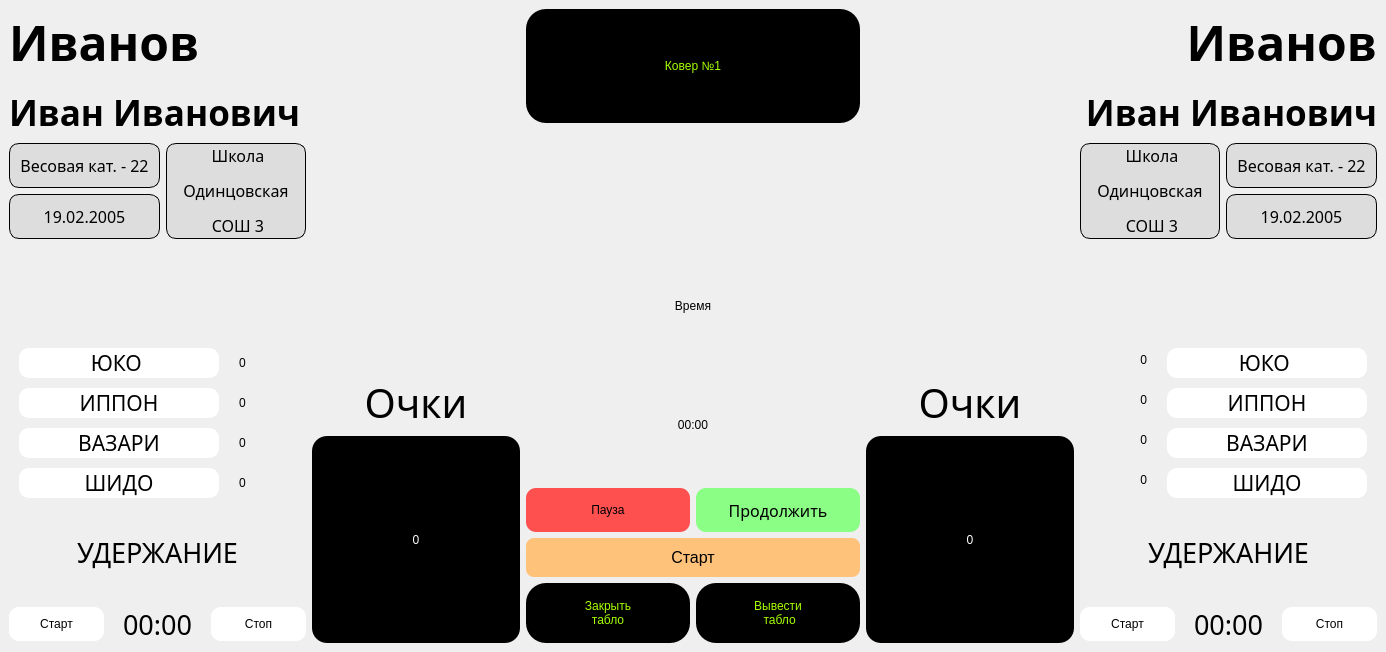
<?xml version="1.0" encoding="UTF-8"?>
<ui version="4.0">
 <class>MainWindow</class>
 <widget class="QMainWindow" name="MainWindow">
  <property name="geometry">
   <rect>
    <x>0</x>
    <y>0</y>
    <width>1386</width>
    <height>652</height>
   </rect>
  </property>
  <property name="windowTitle">
   <string>MainWindow</string>
  </property>
  <property name="styleSheet">
   <string notr="true"/>
  </property>
  <widget class="QWidget" name="centralwidget">
   <layout class="QHBoxLayout" name="horizontalLayout_3">
    <item>
     <layout class="QVBoxLayout" name="verticalLayout_2">
      <item>
       <widget class="QLabel" name="label_full_name_left">
        <property name="font">
         <font>
          <family>Dubai Medium</family>
          <pointsize>30</pointsize>
          <weight>7</weight>
          <italic>false</italic>
          <bold>false</bold>
         </font>
        </property>
        <property name="styleSheet">
         <string notr="true">
	font: 57 30pt &quot;Dubai Medium&quot;;
</string>
        </property>
        <property name="text">
         <string>&lt;html&gt;&lt;head/&gt;&lt;body&gt;&lt;p&gt;&lt;span style=&quot; font-size:36pt; font-weight:600;&quot;&gt;Иванов&lt;/span&gt;&lt;/p&gt;&lt;p&gt;&lt;span style=&quot; font-size:26pt; font-weight:600;&quot;&gt;Иван Иванович&lt;/span&gt;&lt;/p&gt;&lt;/body&gt;&lt;/html&gt;</string>
        </property>
        <property name="alignment">
         <set>Qt::AlignLeading|Qt::AlignLeft|Qt::AlignVCenter</set>
        </property>
       </widget>
      </item>
      <item>
       <layout class="QHBoxLayout" name="horizontalLayout_2">
        <item>
         <layout class="QVBoxLayout" name="verticalLayout_3">
          <item>
           <widget class="QLabel" name="label_weight_category_left">
            <property name="font">
             <font>
              <family>Dubai Medium</family>
              <pointsize>12</pointsize>
              <weight>7</weight>
              <italic>false</italic>
              <bold>false</bold>
             </font>
            </property>
            <property name="styleSheet">
             <string notr="true">background-color: rgb(221, 221, 221);
font: 57 12pt &quot;Dubai Medium&quot;;

border-radius: 10px;
border: 1px solid black;

padding-right: 10px;
padding-left: 10px;</string>
            </property>
            <property name="text">
             <string>Весовая кат. - 22</string>
            </property>
            <property name="alignment">
             <set>Qt::AlignCenter</set>
            </property>
           </widget>
          </item>
          <item>
           <widget class="QLabel" name="label_date_of_birth_left">
            <property name="font">
             <font>
              <family>Dubai Medium</family>
              <pointsize>12</pointsize>
              <weight>7</weight>
              <italic>false</italic>
              <bold>false</bold>
             </font>
            </property>
            <property name="styleSheet">
             <string notr="true">background-color: rgb(221, 221, 221);
font: 57 12pt &quot;Dubai Medium&quot;;

border-radius: 10px;
border: 1px solid black;</string>
            </property>
            <property name="text">
             <string>19.02.2005</string>
            </property>
            <property name="alignment">
             <set>Qt::AlignCenter</set>
            </property>
           </widget>
          </item>
         </layout>
        </item>
        <item>
         <widget class="QLabel" name="label_team_left">
          <property name="font">
           <font>
            <family>Dubai Medium</family>
            <pointsize>12</pointsize>
            <weight>7</weight>
            <italic>false</italic>
            <bold>false</bold>
           </font>
          </property>
          <property name="styleSheet">
           <string notr="true">background-color: rgb(221, 221, 221);
font: 57 12pt &quot;Dubai Medium&quot;;

border-radius: 10px;
border: 1px solid black;

padding-right: 10px;
padding-left: 10px;</string>
          </property>
          <property name="text">
           <string>&lt;html&gt;&lt;head/&gt;&lt;body&gt;&lt;p align=&quot;center&quot;&gt;Школа&lt;/p&gt;&lt;p align=&quot;center&quot;&gt;Одинцовская &lt;/p&gt;&lt;p align=&quot;center&quot;&gt;СОШ 3&lt;/p&gt;&lt;/body&gt;&lt;/html&gt;</string>
          </property>
         </widget>
        </item>
       </layout>
      </item>
      <item>
       <widget class="QLabel" name="label_pass_left">
        <property name="text">
         <string/>
        </property>
       </widget>
      </item>
      <item>
       <layout class="QFormLayout" name="formLayout">
        <property name="horizontalSpacing">
         <number>20</number>
        </property>
        <property name="verticalSpacing">
         <number>10</number>
        </property>
        <property name="leftMargin">
         <number>10</number>
        </property>
        <property name="rightMargin">
         <number>10</number>
        </property>
        <item row="1" column="0">
         <widget class="QPushButton" name="pushButton_YKO_left">
          <property name="font">
           <font>
            <family>Sitka Heading Semibold</family>
            <pointsize>16</pointsize>
            <weight>7</weight>
            <italic>false</italic>
            <bold>false</bold>
           </font>
          </property>
          <property name="styleSheet">
           <string notr="true">QPushButton {
	
	
	background-color: rgb(255, 255, 255);
	
	font: 63 16pt &quot;Sitka Heading Semibold&quot;;

	border-radius: 10px;
	
	border-color: rgb(0, 0, 0);
	
	width: 200px;
}

QPushButton:hover {
	background-color: rgb(217, 217, 217);
}

</string>
          </property>
          <property name="text">
           <string>ЮКО </string>
          </property>
         </widget>
        </item>
        <item row="1" column="1">
         <widget class="QLabel" name="label_IPPON_score_left">
          <property name="styleSheet">
           <string notr="true">

font: 63 20pt &quot;Sitka Heading Semibold&quot;;</string>
          </property>
          <property name="text">
           <string>0</string>
          </property>
          <property name="alignment">
           <set>Qt::AlignLeading|Qt::AlignLeft|Qt::AlignVCenter</set>
          </property>
         </widget>
        </item>
        <item row="2" column="0">
         <widget class="QPushButton" name="pushButton_IPPON_left">
          <property name="font">
           <font>
            <family>Sitka Heading Semibold</family>
            <pointsize>16</pointsize>
            <weight>7</weight>
            <italic>false</italic>
            <bold>false</bold>
           </font>
          </property>
          <property name="styleSheet">
           <string notr="true">QPushButton {
	
	
	background-color: rgb(255, 255, 255);
	
	font: 63 16pt &quot;Sitka Heading Semibold&quot;;

	border-radius: 10px;
	
	border-color: rgb(0, 0, 0);

	width: 200px;
}

QPushButton:hover {
	background-color: rgb(217, 217, 217);
}

</string>
          </property>
          <property name="text">
           <string>ИППОН</string>
          </property>
         </widget>
        </item>
        <item row="2" column="1">
         <widget class="QLabel" name="label_VAZARI_score_left">
          <property name="styleSheet">
           <string notr="true">

font: 63 20pt &quot;Sitka Heading Semibold&quot;;</string>
          </property>
          <property name="text">
           <string>0</string>
          </property>
          <property name="alignment">
           <set>Qt::AlignLeading|Qt::AlignLeft|Qt::AlignVCenter</set>
          </property>
         </widget>
        </item>
        <item row="3" column="0">
         <widget class="QPushButton" name="pushButton_VAZARI_left">
          <property name="font">
           <font>
            <family>Sitka Heading Semibold</family>
            <pointsize>16</pointsize>
            <weight>7</weight>
            <italic>false</italic>
            <bold>false</bold>
           </font>
          </property>
          <property name="styleSheet">
           <string notr="true">QPushButton {
	
	
	background-color: rgb(255, 255, 255);
	
	font: 63 16pt &quot;Sitka Heading Semibold&quot;;

	border-radius: 10px;
	
	border-color: rgb(0, 0, 0);

	width: 200px;
}

QPushButton:hover {
	background-color: rgb(217, 217, 217);
}

</string>
          </property>
          <property name="text">
           <string>ВАЗАРИ</string>
          </property>
         </widget>
        </item>
        <item row="3" column="1">
         <widget class="QLabel" name="label_SHIDO_score_left">
          <property name="styleSheet">
           <string notr="true">

font: 63 20pt &quot;Sitka Heading Semibold&quot;;</string>
          </property>
          <property name="text">
           <string>0</string>
          </property>
          <property name="alignment">
           <set>Qt::AlignLeading|Qt::AlignLeft|Qt::AlignVCenter</set>
          </property>
         </widget>
        </item>
        <item row="4" column="0">
         <widget class="QPushButton" name="pushButton_SHIDO_left">
          <property name="font">
           <font>
            <family>Sitka Heading Semibold</family>
            <pointsize>16</pointsize>
            <weight>7</weight>
            <italic>false</italic>
            <bold>false</bold>
           </font>
          </property>
          <property name="styleSheet">
           <string notr="true">QPushButton {
	
	
	background-color: rgb(255, 255, 255);
	
	font: 63 16pt &quot;Sitka Heading Semibold&quot;;

	border-radius: 10px;
	
	border-color: rgb(0, 0, 0);

	width: 200px;
}

QPushButton:hover {
	
	background-color: rgb(255, 169, 169);
}


</string>
          </property>
          <property name="text">
           <string>ШИДО</string>
          </property>
         </widget>
        </item>
        <item row="4" column="1">
         <widget class="QLabel" name="label_YKO_score_left">
          <property name="styleSheet">
           <string notr="true">

font: 63 20pt &quot;Sitka Heading Semibold&quot;;</string>
          </property>
          <property name="text">
           <string>&lt;html&gt;&lt;head/&gt;&lt;body&gt;&lt;p&gt;0&lt;/p&gt;&lt;/body&gt;&lt;/html&gt;</string>
          </property>
          <property name="alignment">
           <set>Qt::AlignLeading|Qt::AlignLeft|Qt::AlignVCenter</set>
          </property>
         </widget>
        </item>
       </layout>
      </item>
      <item>
       <widget class="QLabel" name="label_8">
        <property name="font">
         <font>
          <family>Sitka Heading Semibold</family>
          <pointsize>20</pointsize>
         </font>
        </property>
        <property name="text">
         <string>УДЕРЖАНИЕ</string>
        </property>
        <property name="alignment">
         <set>Qt::AlignCenter</set>
        </property>
       </widget>
      </item>
      <item>
       <layout class="QHBoxLayout" name="horizontalLayout_4">
        <item>
         <widget class="QPushButton" name="pushButton">
          <property name="styleSheet">
           <string notr="true">QPushButton {
	
	
	background-color: rgb(255, 255, 255);
	
	font: 63 16pt &quot;Sitka Heading Semibold&quot;;

	border-radius: 10px;

	padding: 10px;
	
}


QPushButton:hover {
	background-color: rgb(255, 240, 176);
}

</string>
          </property>
          <property name="text">
           <string>Старт</string>
          </property>
         </widget>
        </item>
        <item>
         <widget class="QLabel" name="label_7">
          <property name="font">
           <font>
            <family>Sitka Heading Semibold</family>
            <pointsize>20</pointsize>
           </font>
          </property>
          <property name="text">
           <string>00:00</string>
          </property>
          <property name="alignment">
           <set>Qt::AlignCenter</set>
          </property>
         </widget>
        </item>
        <item>
         <widget class="QPushButton" name="pushButton_2">
          <property name="styleSheet">
           <string notr="true">QPushButton {
	
	
	background-color: rgb(255, 255, 255);
	
	font: 63 16pt &quot;Sitka Heading Semibold&quot;;

	border-radius: 10px;

	padding: 10px;
	
}

QPushButton:hover {
	background-color: rgb(255, 240, 176);
}

</string>
          </property>
          <property name="text">
           <string>Стоп</string>
          </property>
         </widget>
        </item>
       </layout>
      </item>
     </layout>
    </item>
    <item>
     <layout class="QVBoxLayout" name="verticalLayout_11">
      <item>
       <widget class="QLabel" name="label">
        <property name="text">
         <string/>
        </property>
       </widget>
      </item>
      <item>
       <widget class="QLabel" name="label_2">
        <property name="font">
         <font>
          <family>Sitka Heading Semibold</family>
          <pointsize>30</pointsize>
         </font>
        </property>
        <property name="text">
         <string>Очки</string>
        </property>
        <property name="alignment">
         <set>Qt::AlignBottom|Qt::AlignHCenter</set>
        </property>
       </widget>
      </item>
      <item>
       <widget class="QLabel" name="label_sum_score_left">
        <property name="styleSheet">
         <string notr="true">color: #fff;
background: #000000;
font: 57 30pt &quot;Dubai Medium&quot;;

border-radius: 15px;

</string>
        </property>
        <property name="text">
         <string>0</string>
        </property>
        <property name="alignment">
         <set>Qt::AlignCenter</set>
        </property>
       </widget>
      </item>
     </layout>
    </item>
    <item>
     <layout class="QVBoxLayout" name="verticalLayout">
      <item>
       <widget class="QLabel" name="label_fight_area_number">
        <property name="styleSheet">
         <string notr="true">background-color: rgb(0, 0, 0);
color: rgb(166, 255, 0);
font: 57 20pt &quot;Dubai Medium&quot;;

border-radius: 20px;

width: 250px;
height: 70px;
</string>
        </property>
        <property name="text">
         <string>Ковер №1</string>
        </property>
        <property name="alignment">
         <set>Qt::AlignCenter</set>
        </property>
       </widget>
      </item>
      <item>
       <widget class="QLabel" name="label_11">
        <property name="text">
         <string/>
        </property>
       </widget>
      </item>
      <item>
       <widget class="QLabel" name="label_title_time">
        <property name="styleSheet">
         <string notr="true">
	font: 57 30pt &quot;Dubai Medium&quot;;
</string>
        </property>
        <property name="text">
         <string>Время</string>
        </property>
        <property name="alignment">
         <set>Qt::AlignCenter</set>
        </property>
       </widget>
      </item>
      <item>
       <widget class="QLabel" name="label_time_counter">
        <property name="styleSheet">
         <string notr="true">
	font: 57 60pt &quot;Dubai Medium&quot;;
</string>
        </property>
        <property name="text">
         <string>00:00</string>
        </property>
        <property name="alignment">
         <set>Qt::AlignCenter</set>
        </property>
       </widget>
      </item>
      <item>
       <layout class="QGridLayout" name="gridLayout">
        <item row="0" column="0">
         <widget class="QPushButton" name="pushButton_time_pause">
          <property name="styleSheet">
           <string notr="true">QPushButton {
	background-color: rgb(255, 80, 80);
	font: 57 12pt &quot;Dubai Medium&quot;;
	border-radius: 10px;
	padding: 7px;

	width: 150px;
	height: 30px;
}

QPushButton:hover {
	
	background-color: rgb(198, 0, 0);
}

</string>
          </property>
          <property name="text">
           <string>Пауза</string>
          </property>
         </widget>
        </item>
        <item row="0" column="1">
         <widget class="QPushButton" name="pushButton_time_continue">
          <property name="font">
           <font>
            <family>Dubai Medium</family>
            <pointsize>12</pointsize>
            <weight>7</weight>
            <italic>false</italic>
            <bold>false</bold>
           </font>
          </property>
          <property name="styleSheet">
           <string notr="true">QPushButton {
	
	background-color: rgb(139, 255, 133);
	font: 57 12pt &quot;Dubai Medium&quot;;
	border-radius: 10px;
	padding: 7px;

	width: 150px;
	height: 30px;
}

QPushButton:hover {
	
	background-color: rgb(0, 193, 12);
}

</string>
          </property>
          <property name="text">
           <string>Продолжить</string>
          </property>
         </widget>
        </item>
        <item row="1" column="0" colspan="2">
         <widget class="QPushButton" name="pushButton_time_start">
          <property name="styleSheet">
           <string notr="true">QPushButton {
	
	background-color: rgb(255, 194, 123);
	font-family: &quot;Dubai Medium&quot;;
	font-size: 16px;
	border-radius: 8px;
	padding: 10px;

	transition: background-color 1s linear;
}

QPushButton:hover {
	background-color: rgb(225, 171, 108);
}

</string>
          </property>
          <property name="text">
           <string>Старт</string>
          </property>
         </widget>
        </item>
       </layout>
      </item>
      <item>
       <layout class="QHBoxLayout" name="horizontalLayout">
        <item>
         <widget class="QPushButton" name="pushButton_close_scoreboard">
          <property name="styleSheet">
           <string notr="true">QPushButton {
	background-color: rgb(0, 0, 0);
	color: rgb(166, 255, 0);
	font: 57 15pt &quot;Dubai Medium&quot;;

	border-radius: 20px;

	width: 150px;
	height: 60px;
		
}


QPushButton:hover {
	background-color: rgb(83, 83, 83);
}</string>
          </property>
          <property name="text">
           <string>Закрыть
табло</string>
          </property>
         </widget>
        </item>
        <item>
         <widget class="QPushButton" name="pushButton_open_scoreboard">
          <property name="styleSheet">
           <string notr="true">QPushButton {
	background-color: rgb(0, 0, 0);
	color: rgb(166, 255, 0);
	font: 57 15pt &quot;Dubai Medium&quot;;

	border-radius: 20px;

	width: 150px;
	height: 60px;
		
}


QPushButton:hover {
	background-color: rgb(83, 83, 83);
}</string>
          </property>
          <property name="text">
           <string>Вывести
 табло</string>
          </property>
         </widget>
        </item>
       </layout>
      </item>
     </layout>
    </item>
    <item>
     <layout class="QVBoxLayout" name="verticalLayout_12">
      <item>
       <widget class="QLabel" name="label_3">
        <property name="text">
         <string/>
        </property>
       </widget>
      </item>
      <item>
       <widget class="QLabel" name="label_4">
        <property name="font">
         <font>
          <family>Sitka Heading Semibold</family>
          <pointsize>30</pointsize>
         </font>
        </property>
        <property name="text">
         <string>Очки</string>
        </property>
        <property name="alignment">
         <set>Qt::AlignBottom|Qt::AlignHCenter</set>
        </property>
       </widget>
      </item>
      <item>
       <widget class="QLabel" name="label_sum_score_left_2">
        <property name="styleSheet">
         <string notr="true">color: #fff;
background: #000000;
font: 57 30pt &quot;Dubai Medium&quot;;

border-radius: 15px;
</string>
        </property>
        <property name="text">
         <string>0</string>
        </property>
        <property name="alignment">
         <set>Qt::AlignCenter</set>
        </property>
       </widget>
      </item>
     </layout>
    </item>
    <item>
     <layout class="QVBoxLayout" name="verticalLayout_4">
      <item>
       <widget class="QLabel" name="label_full_name_right">
        <property name="font">
         <font>
          <family>Dubai Medium</family>
          <pointsize>30</pointsize>
          <weight>7</weight>
          <italic>false</italic>
          <bold>false</bold>
         </font>
        </property>
        <property name="styleSheet">
         <string notr="true">
	font: 57 30pt &quot;Dubai Medium&quot;;
</string>
        </property>
        <property name="text">
         <string>&lt;html&gt;&lt;head/&gt;&lt;body&gt;&lt;p&gt;&lt;span style=&quot; font-size:36pt; font-weight:600;&quot;&gt;Иванов&lt;/span&gt;&lt;/p&gt;&lt;p&gt;&lt;span style=&quot; font-size:26pt; font-weight:600;&quot;&gt;Иван Иванович&lt;/span&gt;&lt;/p&gt;&lt;/body&gt;&lt;/html&gt;</string>
        </property>
        <property name="alignment">
         <set>Qt::AlignRight|Qt::AlignTrailing|Qt::AlignVCenter</set>
        </property>
       </widget>
      </item>
      <item>
       <layout class="QHBoxLayout" name="horizontalLayout_5">
        <item>
         <widget class="QLabel" name="label_team_right">
          <property name="font">
           <font>
            <family>Dubai Medium</family>
            <pointsize>12</pointsize>
            <weight>7</weight>
            <italic>false</italic>
            <bold>false</bold>
           </font>
          </property>
          <property name="styleSheet">
           <string notr="true">background-color: rgb(221, 221, 221);
font: 57 12pt &quot;Dubai Medium&quot;;

border-radius: 10px;
border: 1px solid black;

padding-right: 10px;
padding-left: 10px;</string>
          </property>
          <property name="text">
           <string>&lt;html&gt;&lt;head/&gt;&lt;body&gt;&lt;p align=&quot;center&quot;&gt;Школа&lt;/p&gt;&lt;p align=&quot;center&quot;&gt;Одинцовская &lt;/p&gt;&lt;p align=&quot;center&quot;&gt;СОШ 3&lt;/p&gt;&lt;/body&gt;&lt;/html&gt;</string>
          </property>
         </widget>
        </item>
        <item>
         <layout class="QVBoxLayout" name="verticalLayout_5">
          <item>
           <widget class="QLabel" name="label_weight_category_right_2">
            <property name="font">
             <font>
              <family>Dubai Medium</family>
              <pointsize>12</pointsize>
              <weight>7</weight>
              <italic>false</italic>
              <bold>false</bold>
             </font>
            </property>
            <property name="styleSheet">
             <string notr="true">background-color: rgb(221, 221, 221);
font: 57 12pt &quot;Dubai Medium&quot;;

border-radius: 10px;
border: 1px solid black;

padding-right: 10px;
padding-left: 10px;</string>
            </property>
            <property name="text">
             <string>Весовая кат. - 22</string>
            </property>
            <property name="alignment">
             <set>Qt::AlignCenter</set>
            </property>
           </widget>
          </item>
          <item>
           <widget class="QLabel" name="label_date_of_birth_right">
            <property name="font">
             <font>
              <family>Dubai Medium</family>
              <pointsize>12</pointsize>
              <weight>7</weight>
              <italic>false</italic>
              <bold>false</bold>
             </font>
            </property>
            <property name="styleSheet">
             <string notr="true">background-color: rgb(221, 221, 221);
font: 57 12pt &quot;Dubai Medium&quot;;
border-radius: 10px;
border: 1px solid black;</string>
            </property>
            <property name="text">
             <string>19.02.2005</string>
            </property>
            <property name="alignment">
             <set>Qt::AlignCenter</set>
            </property>
           </widget>
          </item>
         </layout>
        </item>
       </layout>
      </item>
      <item>
       <widget class="QLabel" name="label_pass_right">
        <property name="text">
         <string/>
        </property>
       </widget>
      </item>
      <item>
       <layout class="QFormLayout" name="formLayout_4">
        <property name="fieldGrowthPolicy">
         <enum>QFormLayout::FieldsStayAtSizeHint</enum>
        </property>
        <property name="rowWrapPolicy">
         <enum>QFormLayout::DontWrapRows</enum>
        </property>
        <property name="labelAlignment">
         <set>Qt::AlignRight|Qt::AlignTrailing|Qt::AlignVCenter</set>
        </property>
        <property name="formAlignment">
         <set>Qt::AlignRight|Qt::AlignTrailing|Qt::AlignVCenter</set>
        </property>
        <property name="horizontalSpacing">
         <number>20</number>
        </property>
        <property name="verticalSpacing">
         <number>10</number>
        </property>
        <property name="leftMargin">
         <number>10</number>
        </property>
        <property name="topMargin">
         <number>0</number>
        </property>
        <property name="rightMargin">
         <number>30</number>
        </property>
        <property name="bottomMargin">
         <number>0</number>
        </property>
        <item row="1" column="1">
         <widget class="QPushButton" name="pushButton_YKO_right">
          <property name="font">
           <font>
            <family>Sitka Heading Semibold</family>
            <pointsize>16</pointsize>
            <weight>7</weight>
            <italic>false</italic>
            <bold>false</bold>
           </font>
          </property>
          <property name="styleSheet">
           <string notr="true">QPushButton {
	
	
	background-color: rgb(255, 255, 255);
	
	font: 63 16pt &quot;Sitka Heading Semibold&quot;;

	border-radius: 10px;
	
	border-color: rgb(0, 0, 0);
	
	width: 200px;
}

QPushButton:hover {
	background-color: rgb(217, 217, 217);
}

</string>
          </property>
          <property name="text">
           <string>ЮКО </string>
          </property>
         </widget>
        </item>
        <item row="2" column="1">
         <widget class="QPushButton" name="pushButton_IPPON_right">
          <property name="font">
           <font>
            <family>Sitka Heading Semibold</family>
            <pointsize>16</pointsize>
            <weight>7</weight>
            <italic>false</italic>
            <bold>false</bold>
           </font>
          </property>
          <property name="styleSheet">
           <string notr="true">QPushButton {
	
	
	background-color: rgb(255, 255, 255);
	
	font: 63 16pt &quot;Sitka Heading Semibold&quot;;

	border-radius: 10px;
	
	border-color: rgb(0, 0, 0);

	width: 200px;
}

QPushButton:hover {
	background-color: rgb(217, 217, 217);
}

</string>
          </property>
          <property name="text">
           <string>ИППОН</string>
          </property>
         </widget>
        </item>
        <item row="3" column="1">
         <widget class="QPushButton" name="pushButton_VAZARI_right">
          <property name="font">
           <font>
            <family>Sitka Heading Semibold</family>
            <pointsize>16</pointsize>
            <weight>7</weight>
            <italic>false</italic>
            <bold>false</bold>
           </font>
          </property>
          <property name="styleSheet">
           <string notr="true">QPushButton {
	
	
	background-color: rgb(255, 255, 255);
	
	font: 63 16pt &quot;Sitka Heading Semibold&quot;;

	border-radius: 10px;
	
	border-color: rgb(0, 0, 0);

	width: 200px;
}

QPushButton:hover {
	background-color: rgb(217, 217, 217);
}

</string>
          </property>
          <property name="text">
           <string>ВАЗАРИ</string>
          </property>
         </widget>
        </item>
        <item row="4" column="1">
         <widget class="QPushButton" name="pushButton_SHIDO_right">
          <property name="font">
           <font>
            <family>Sitka Heading Semibold</family>
            <pointsize>16</pointsize>
            <weight>7</weight>
            <italic>false</italic>
            <bold>false</bold>
           </font>
          </property>
          <property name="styleSheet">
           <string notr="true">QPushButton {
	
	
	background-color: rgb(255, 255, 255);
	
	font: 63 16pt &quot;Sitka Heading Semibold&quot;;

	border-radius: 10px;
	
	border-color: rgb(0, 0, 0);

	width: 200px;
}

QPushButton:hover {
	
	background-color: rgb(255, 169, 169);
}


</string>
          </property>
          <property name="text">
           <string>ШИДО</string>
          </property>
         </widget>
        </item>
        <item row="1" column="0">
         <widget class="QLabel" name="label_IPPON_score_left_4">
          <property name="sizePolicy">
           <sizepolicy hsizetype="Preferred" vsizetype="Preferred">
            <horstretch>0</horstretch>
            <verstretch>0</verstretch>
           </sizepolicy>
          </property>
          <property name="styleSheet">
           <string notr="true">

font: 63 20pt &quot;Sitka Heading Semibold&quot;;</string>
          </property>
          <property name="text">
           <string>0</string>
          </property>
          <property name="alignment">
           <set>Qt::AlignRight|Qt::AlignTrailing|Qt::AlignVCenter</set>
          </property>
          <property name="indent">
           <number>0</number>
          </property>
         </widget>
        </item>
        <item row="2" column="0">
         <widget class="QLabel" name="label_VAZARI_score_right">
          <property name="sizePolicy">
           <sizepolicy hsizetype="Preferred" vsizetype="Preferred">
            <horstretch>0</horstretch>
            <verstretch>0</verstretch>
           </sizepolicy>
          </property>
          <property name="styleSheet">
           <string notr="true">

font: 63 20pt &quot;Sitka Heading Semibold&quot;;</string>
          </property>
          <property name="text">
           <string>0</string>
          </property>
          <property name="alignment">
           <set>Qt::AlignRight|Qt::AlignTrailing|Qt::AlignVCenter</set>
          </property>
          <property name="indent">
           <number>0</number>
          </property>
         </widget>
        </item>
        <item row="3" column="0">
         <widget class="QLabel" name="label_SHIDO_score_right">
          <property name="sizePolicy">
           <sizepolicy hsizetype="Preferred" vsizetype="Preferred">
            <horstretch>0</horstretch>
            <verstretch>0</verstretch>
           </sizepolicy>
          </property>
          <property name="styleSheet">
           <string notr="true">

font: 63 20pt &quot;Sitka Heading Semibold&quot;;</string>
          </property>
          <property name="text">
           <string>0</string>
          </property>
          <property name="alignment">
           <set>Qt::AlignRight|Qt::AlignTrailing|Qt::AlignVCenter</set>
          </property>
          <property name="indent">
           <number>0</number>
          </property>
         </widget>
        </item>
        <item row="4" column="0">
         <widget class="QLabel" name="label_YKO_score_right">
          <property name="sizePolicy">
           <sizepolicy hsizetype="Preferred" vsizetype="Preferred">
            <horstretch>0</horstretch>
            <verstretch>0</verstretch>
           </sizepolicy>
          </property>
          <property name="styleSheet">
           <string notr="true">

font: 63 20pt &quot;Sitka Heading Semibold&quot;;</string>
          </property>
          <property name="text">
           <string>&lt;html&gt;&lt;head/&gt;&lt;body&gt;&lt;p&gt;0&lt;/p&gt;&lt;/body&gt;&lt;/html&gt;</string>
          </property>
          <property name="alignment">
           <set>Qt::AlignRight|Qt::AlignTrailing|Qt::AlignVCenter</set>
          </property>
          <property name="indent">
           <number>0</number>
          </property>
         </widget>
        </item>
       </layout>
      </item>
      <item>
       <widget class="QLabel" name="label_9">
        <property name="font">
         <font>
          <family>Sitka Heading Semibold</family>
          <pointsize>20</pointsize>
         </font>
        </property>
        <property name="text">
         <string>УДЕРЖАНИЕ</string>
        </property>
        <property name="alignment">
         <set>Qt::AlignCenter</set>
        </property>
       </widget>
      </item>
      <item>
       <layout class="QHBoxLayout" name="horizontalLayout_6">
        <item>
         <widget class="QPushButton" name="pushButton_3">
          <property name="styleSheet">
           <string notr="true">QPushButton {
	
	
	background-color: rgb(255, 255, 255);
	
	font: 63 16pt &quot;Sitka Heading Semibold&quot;;

	border-radius: 10px;

	padding: 10px;
	
}


QPushButton:hover {
	background-color: rgb(255, 240, 176);
}

</string>
          </property>
          <property name="text">
           <string>Старт</string>
          </property>
         </widget>
        </item>
        <item>
         <widget class="QLabel" name="label_10">
          <property name="font">
           <font>
            <family>Sitka Heading Semibold</family>
            <pointsize>20</pointsize>
           </font>
          </property>
          <property name="text">
           <string>00:00</string>
          </property>
          <property name="alignment">
           <set>Qt::AlignCenter</set>
          </property>
         </widget>
        </item>
        <item>
         <widget class="QPushButton" name="pushButton_4">
          <property name="styleSheet">
           <string notr="true">QPushButton {
	
	
	background-color: rgb(255, 255, 255);
	
	font: 63 16pt &quot;Sitka Heading Semibold&quot;;

	border-radius: 10px;

	padding: 10px;
	
}

QPushButton:hover {
	background-color: rgb(255, 240, 176);
}

</string>
          </property>
          <property name="text">
           <string>Стоп</string>
          </property>
         </widget>
        </item>
       </layout>
      </item>
     </layout>
    </item>
   </layout>
  </widget>
 </widget>
 <resources/>
 <connections/>
</ui>
